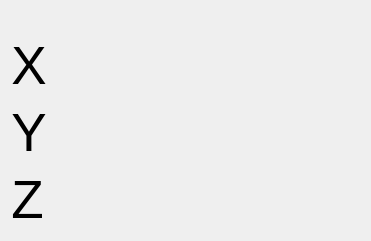
       <widget class="QWidget" name="verticalLayoutWidget_9">
        <property name="geometry">
         <rect>
          <x>10</x>
          <y>20</y>
          <width>371</width>
          <height>241</height>
         </rect>
        </property>
        <layout class="QVBoxLayout" name="verticalLayout_13">
         <item>
          <widget class="StatusLabel" name="statuslabel_20">
           <property name="font">
            <font>
             <pointsize>12</pointsize>
             <weight>50</weight>
             <bold>false</bold>
            </font>
           </property>
           <property name="alignment">
            <set>Qt::AlignCenter</set>
           </property>
           <property name="rules" stdset="0">
            <string>[{&quot;name&quot;: &quot;WCS Header&quot;, &quot;property&quot;: &quot;Text&quot;, &quot;expression&quot;: &quot;ch[0] + ' WORK POSITION'\n&quot;, &quot;channels&quot;: [{&quot;url&quot;: &quot;status:g5x_index?text&quot;, &quot;trigger&quot;: true}]}]</string>
           </property>
          </widget>
         </item>
         <item>
          <layout class="QHBoxLayout" name="horizontalLayout_55">
           <item>
            <widget class="QLabel" name="label_65">
             <property name="sizePolicy">
              <sizepolicy hsizetype="Minimum" vsizetype="Expanding">
               <horstretch>0</horstretch>
               <verstretch>0</verstretch>
              </sizepolicy>
             </property>
             <property name="font">
              <font>
               <pointsize>40</pointsize>
               <weight>50</weight>
               <bold>false</bold>
              </font>
             </property>
             <property name="text">
              <string>X</string>
             </property>
             <property name="alignment">
              <set>Qt::AlignCenter</set>
             </property>
            </widget>
           </item>
           <item>
            <widget class="DROLabel" name="drolabel_49">
             <property name="sizePolicy">
              <sizepolicy hsizetype="Expanding" vsizetype="Expanding">
               <horstretch>0</horstretch>
               <verstretch>0</verstretch>
              </sizepolicy>
             </property>
             <property name="font">
              <font>
               <pointsize>40</pointsize>
               <weight>50</weight>
               <bold>false</bold>
              </font>
             </property>
             <property name="alignment">
              <set>Qt::AlignRight|Qt::AlignTrailing|Qt::AlignVCenter</set>
             </property>
             <property name="rules" stdset="0">
              <string>[{&quot;name&quot;: &quot;Home Status&quot;, &quot;property&quot;: &quot;Style Sheet&quot;, &quot;expression&quot;: &quot;\&quot;color:rgb(0, 0, 0)\&quot; if ch[0] else \&quot;color:rgb(230, 0, 0)\&quot;&quot;, &quot;channels&quot;: [{&quot;url&quot;: &quot;status:all_axes_homed&quot;, &quot;trigger&quot;: true}]}]</string>
             </property>
             <property name="referenceType" stdset="0">
              <number>1</number>
             </property>
             <property name="axisNumber" stdset="0">
              <number>0</number>
             </property>
             <property name="inchFormat" stdset="0">
              <string>%9.4f</string>
             </property>
             <property name="millimeterFormat" stdset="0">
              <string>%10.3f</string>
             </property>
             <property name="degreeFormat" stdset="0">
              <string>%10.2f</string>
             </property>
             <property name="latheMode" stdset="0">
              <number>0</number>
             </property>
            </widget>
           </item>
          </layout>
         </item>
         <item>
          <layout class="QHBoxLayout" name="horizontalLayout_56">
           <item>
            <widget class="QLabel" name="label_66">
             <property name="sizePolicy">
              <sizepolicy hsizetype="Minimum" vsizetype="Expanding">
               <horstretch>0</horstretch>
               <verstretch>0</verstretch>
              </sizepolicy>
             </property>
             <property name="font">
              <font>
               <pointsize>40</pointsize>
               <weight>50</weight>
               <bold>false</bold>
              </font>
             </property>
             <property name="text">
              <string>Y</string>
             </property>
             <property name="alignment">
              <set>Qt::AlignCenter</set>
             </property>
            </widget>
           </item>
           <item>
            <widget class="DROLabel" name="drolabel_50">
             <property name="sizePolicy">
              <sizepolicy hsizetype="Expanding" vsizetype="Expanding">
               <horstretch>0</horstretch>
               <verstretch>0</verstretch>
              </sizepolicy>
             </property>
             <property name="font">
              <font>
               <pointsize>40</pointsize>
               <weight>50</weight>
               <bold>false</bold>
              </font>
             </property>
             <property name="alignment">
              <set>Qt::AlignRight|Qt::AlignTrailing|Qt::AlignVCenter</set>
             </property>
             <property name="rules" stdset="0">
              <string>[{&quot;name&quot;: &quot;Home Status&quot;, &quot;property&quot;: &quot;Style Sheet&quot;, &quot;expression&quot;: &quot;\&quot;color:rgb(0, 0, 0)\&quot; if ch[0] else \&quot;color:rgb(230, 0, 0)\&quot;&quot;, &quot;channels&quot;: [{&quot;url&quot;: &quot;status:all_axes_homed&quot;, &quot;trigger&quot;: true}]}]</string>
             </property>
             <property name="referenceType" stdset="0">
              <number>1</number>
             </property>
             <property name="axisNumber" stdset="0">
              <number>1</number>
             </property>
             <property name="inchFormat" stdset="0">
              <string>%9.4f</string>
             </property>
             <property name="millimeterFormat" stdset="0">
              <string>%10.3f</string>
             </property>
             <property name="degreeFormat" stdset="0">
              <string>%10.2f</string>
             </property>
             <property name="latheMode" stdset="0">
              <number>0</number>
             </property>
            </widget>
           </item>
          </layout>
         </item>
         <item>
          <layout class="QHBoxLayout" name="horizontalLayout_57">
           <item>
            <widget class="QLabel" name="label_67">
             <property name="sizePolicy">
              <sizepolicy hsizetype="Minimum" vsizetype="Expanding">
               <horstretch>0</horstretch>
               <verstretch>0</verstretch>
              </sizepolicy>
             </property>
             <property name="font">
              <font>
               <pointsize>40</pointsize>
               <weight>50</weight>
               <bold>false</bold>
              </font>
             </property>
             <property name="text">
              <string>Z</string>
             </property>
             <property name="alignment">
              <set>Qt::AlignCenter</set>
             </property>
            </widget>
           </item>
           <item>
            <widget class="DROLabel" name="drolabel_51">
             <property name="sizePolicy">
              <sizepolicy hsizetype="Expanding" vsizetype="Expanding">
               <horstretch>0</horstretch>
               <verstretch>0</verstretch>
              </sizepolicy>
             </property>
             <property name="font">
              <font>
               <pointsize>40</pointsize>
               <weight>50</weight>
               <bold>false</bold>
              </font>
             </property>
             <property name="alignment">
              <set>Qt::AlignRight|Qt::AlignTrailing|Qt::AlignVCenter</set>
             </property>
             <property name="rules" stdset="0">
              <string>[{&quot;name&quot;: &quot;Home Status&quot;, &quot;property&quot;: &quot;Style Sheet&quot;, &quot;expression&quot;: &quot;\&quot;color:rgb(0, 0, 0)\&quot; if ch[0] else \&quot;color:rgb(230, 0, 0)\&quot;&quot;, &quot;channels&quot;: [{&quot;url&quot;: &quot;status:all_axes_homed&quot;, &quot;trigger&quot;: true}]}]</string>
             </property>
             <property name="referenceType" stdset="0">
              <number>1</number>
             </property>
             <property name="axisNumber" stdset="0">
              <number>2</number>
             </property>
             <property name="inchFormat" stdset="0">
              <string>%9.4f</string>
             </property>
             <property name="millimeterFormat" stdset="0">
              <string>%10.3f</string>
             </property>
             <property name="degreeFormat" stdset="0">
              <string>%10.2f</string>
             </property>
             <property name="latheMode" stdset="0">
              <number>0</number>
             </property>
            </widget>
           </item>
          </layout>
         </item>
        </layout>
       </widget>
